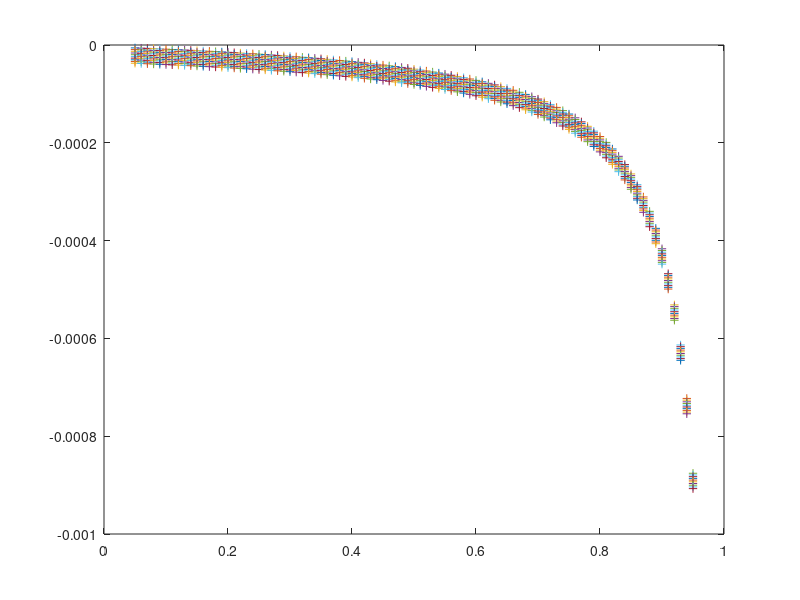

Source code (MATLAB):
theta_m= 00;

for theta_o = [0.05:0.01:0.95]
    
    porosity = 1 - theta_o - theta_m;
    
    c_w = 4.2e6;
    c_i = 1.9e6;
    c_m = 2e6;
    c_o = 2.5e6;
    L_sl = 3.34e8;
    T0=273.15;
    beta_interface = 1./3;
    
    alpha = 8e-4; %(Pa^-1) this is not the same alpha as we have used, it is the conversion form 1/m to 1Pa (factor 10-4) 
    m=0.19;
    
    
    alpha = 1.11e-4;
    n=1.48;
    alpha = 4e-4;
    n=2;
%     alpha = 1.49e-4;
%     n=1.25;
    m=1-1./n;
    
    % sat_waterIce_list = [0.2; 0.5; 1];
    T=[-60:0.01:0]';
    
      n=1./(1-m);  

    
    % for i=1:3
    %     sat_waterIce = sat_waterIce_list(i)
    sat_waterIce_list =[0.1:0.1:1];
    for i=1:size(sat_waterIce_list,2)  
        
        sat_waterIce = sat_waterIce_list(i);
        % sat_waterIce=1;
        
        %matrix water pressure in unfrozen state
%         mwp0 = 1./alpha .* ((sat_waterIce.^(-1./m)-1)).^(1./n);
%         mwp0 = real(mwp0);

        
        C0 = theta_m .* c_m + theta_o .* c_o + porosity .* sat_waterIce .* c_i;
        X = -L_sl./ T0 .* beta_interface;
        L0 = porosity.* L_sl;
        

        %This is the second parameter in dimensionless equation 
        gamma = C0 ./ alpha ./ X ./ L0 ;
        
       plot(theta_o, gamma,'+')
       hold on
    end
    
end

porosity_max = 0.95;
gamma_max =  ((1-porosity_max).* c_m ) ./ alpha ./ X ./ (porosity_max.* L_sl);
porosity_min = 0.05;
gamma_min =  ((1-porosity_min).* c_o  + c_i) ./ alpha ./ X ./ (porosity_min.* L_sl);

(gamma_max-gamma_min)./1000
